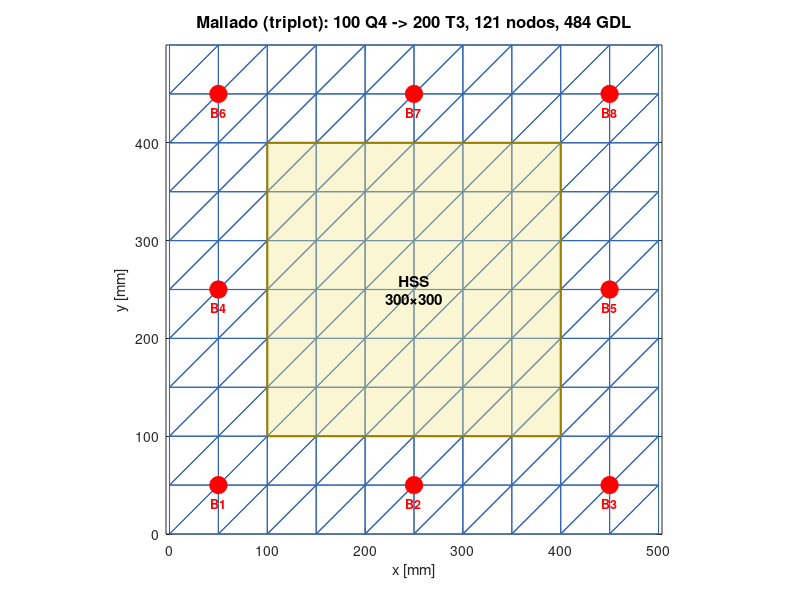
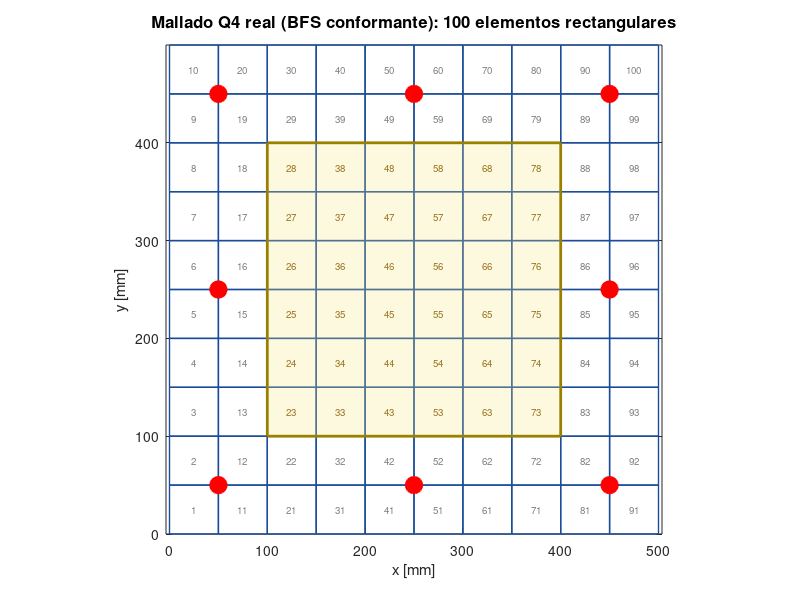
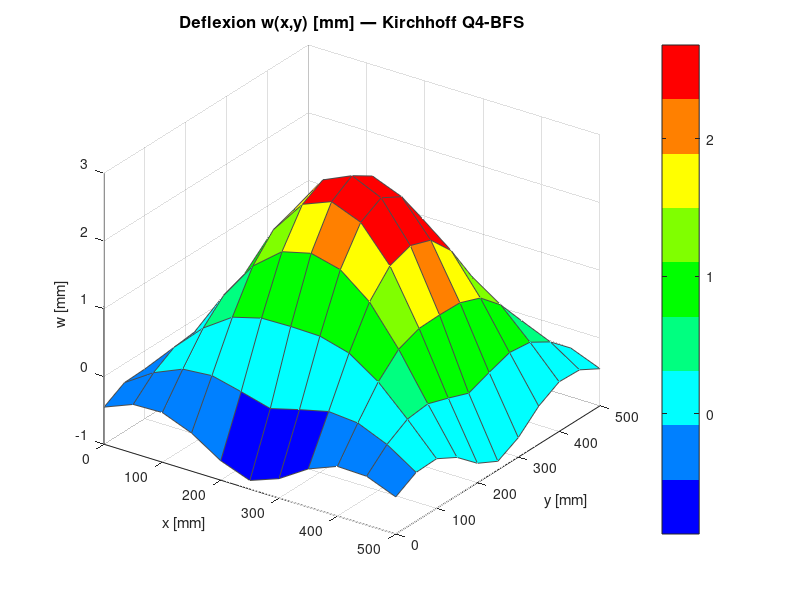
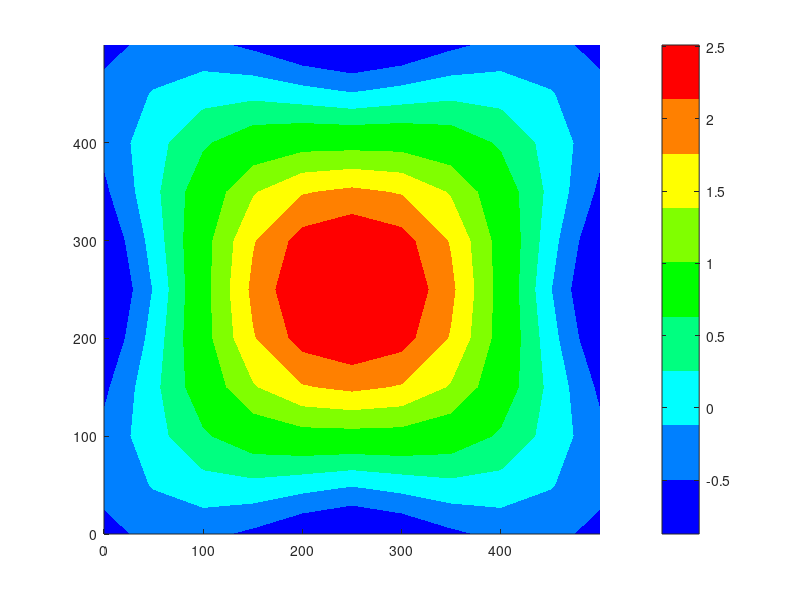

These charts were generated, in order, by the following MATLAB code: (Note: this script raises an error after producing the figures.)
% =========================================================================
% Placa base CFT — FEM KIRCHHOFF PURO (sin PDE Toolbox, MATLAB R2017a)
% -------------------------------------------------------------------------
% Elemento  : Q4-BFS (4 nodos rectangulares, 16 GDL/elem)
% GDL/nodo  : w, theta_x = dw/dx, theta_y = dw/dy, psi = d2w/(dx dy)
% Shape fns : Hermitianas cubicas (producto tensorial)
% Cuadratura: Gauss-Legendre 4x4
% BC        : apoyos puntuales en los 8 pernos perimetrales (w = 0 con penalty)
% Carga     : presion uniforme q_HSS = P/A_HSS sobre la huella del HSS
% =========================================================================
close all; clc;
mkdir('demo_fem_figs');

t_total = tic;

%% ---------- Datos ----------
a    = 0.5;       % lado placa X [m]
b    = 0.5;       % lado placa Y [m]
t_pl = 0.030;     % espesor [m]
E    = 200e6;     % E acero [kN/m^2]  (200 GPa)
nu   = 0.3;

P_axial = 1500;       % [kN] carga axial CFT
b_col   = 0.30;       % HSS lado [m]
A_HSS   = b_col*b_col;
q_HSS   = P_axial / A_HSS;   % [kN/m^2]
fprintf('Carga distribuida bajo HSS: q = %.0f kN/m2\n', q_HSS);

edge = 0.05;          % distancia perno -> borde

%% ---------- Mesh ----------
n_a = 10;             % elementos en X (a_1 = 50 mm)
n_b = 10;             % elementos en Y
n_e = n_a*n_b;
n_j = (n_a+1)*(n_b+1);
a_1 = a/n_a;
b_1 = b/n_b;
n_dof = 4;
n_k   = n_dof*4;      % 16

% Nodos (column-major: y inner, x outer) — igual que Rectangular_Slab_FEA.m
x_j = zeros(n_j, 1);
y_j = zeros(n_j, 1);
x = 0; y = 0;
for j = 1:n_j
    x_j(j) = x;
    y_j(j) = y;
    y = y + b_1;
    if y > b + 1e-9
        y = 0;
        x = x + a_1;
    end
end

% Conectividad Q4 (CCW desde nodo inferior-izq)
e_j = zeros(n_e, 4);
for ia = 1:n_a
    for ib = 1:n_b
        e = ib + n_b*(ia-1);
        j_corner = e + ia - 1;
        e_j(e, 1) = j_corner;
        e_j(e, 2) = j_corner + n_b + 1;
        e_j(e, 3) = j_corner + n_b + 2;
        e_j(e, 4) = j_corner + 1;
    end
end

%% ---------- Pernos perimetrales (8) ----------
xp = [edge, a/2, a-edge, edge, a-edge, edge, a/2, a-edge];
yp = [edge, edge, edge, b/2, b/2, b-edge, b-edge, b-edge];
nPernos = numel(xp);

% Nodo mas cercano para cada perno (snap a la malla)
nodo_perno = zeros(nPernos, 1);
for k = 1:nPernos
    d2 = (x_j - xp(k)).^2 + (y_j - yp(k)).^2;
    [~, idx] = min(d2);
    nodo_perno(k) = idx;
end
fprintf('Pernos -> nodos: %s\n', mat2str(nodo_perno'));

%% ---------- Matriz constitutiva D (Kirchhoff bending) ----------
D = E*t_pl^3/(12*(1-nu^2)) * [1, nu, 0; nu, 1, 0; 0, 0, (1-nu)/2];

%% ---------- Gauss-Legendre 4x4 en [0,1] ----------
gp = [0.0694318442029737, 0.3300094782075719, 0.6699905217924281, 0.9305681557970263];
gw = [0.1739274225687269, 0.3260725774312731, 0.3260725774312731, 0.1739274225687269];

%% ---------- K_e (16x16) ----------
K_e = zeros(n_k, n_k);
for ig = 1:4
    for jg = 1:4
        xi = gp(ig); eta = gp(jg); wgt = gw(ig)*gw(jg);
        % --- Hermite en xi (longitud a_1) ---
        P1a = 1 - xi^2*(3-2*xi);   P2a = xi*a_1*(1-xi*(2-xi));
        P3a = xi^2*(3-2*xi);       P4a = xi^2*a_1*(xi-1);
        Pdd1a = -(6/a_1^2)*(1-2*xi);  Pdd2a = -(2/a_1)*(2-3*xi);
        Pdd3a =  (6/a_1^2)*(1-2*xi);  Pdd4a = -(2/a_1)*(1-3*xi);
        Pd1a = -6*(xi/a_1)*(1-xi);    Pd2a = 1 - xi*(4-3*xi);
        Pd3a =  6*(xi/a_1)*(1-xi);    Pd4a = -xi*(2-3*xi);
        % --- Hermite en eta (longitud b_1) ---
        P1b = 1 - eta^2*(3-2*eta);  P2b = eta*b_1*(1-eta*(2-eta));
        P3b = eta^2*(3-2*eta);      P4b = eta^2*b_1*(eta-1);
        Pdd1b = -(6/b_1^2)*(1-2*eta); Pdd2b = -(2/b_1)*(2-3*eta);
        Pdd3b =  (6/b_1^2)*(1-2*eta); Pdd4b = -(2/b_1)*(1-3*eta);
        Pd1b = -6*(eta/b_1)*(1-eta);  Pd2b = 1 - eta*(4-3*eta);
        Pd3b =  6*(eta/b_1)*(1-eta);  Pd4b = -eta*(2-3*eta);

        % B (3 x 16): [kappa_x; kappa_y; 2*kappa_xy]
        B1 = [Pdd1a*P1b, Pdd2a*P1b, Pdd1a*P2b, Pdd2a*P2b, ...
              Pdd3a*P1b, Pdd4a*P1b, Pdd3a*P2b, Pdd4a*P2b, ...
              Pdd3a*P3b, Pdd4a*P3b, Pdd3a*P4b, Pdd4a*P4b, ...
              Pdd1a*P3b, Pdd2a*P3b, Pdd1a*P4b, Pdd2a*P4b];
        B2 = [P1a*Pdd1b, P2a*Pdd1b, P1a*Pdd2b, P2a*Pdd2b, ...
              P3a*Pdd1b, P4a*Pdd1b, P3a*Pdd2b, P4a*Pdd2b, ...
              P3a*Pdd3b, P4a*Pdd3b, P3a*Pdd4b, P4a*Pdd4b, ...
              P1a*Pdd3b, P2a*Pdd3b, P1a*Pdd4b, P2a*Pdd4b];
        B3 = 2*[Pd1a*Pd1b, Pd2a*Pd1b, Pd1a*Pd2b, Pd2a*Pd2b, ...
                Pd3a*Pd1b, Pd4a*Pd1b, Pd3a*Pd2b, Pd4a*Pd2b, ...
                Pd3a*Pd3b, Pd4a*Pd3b, Pd3a*Pd4b, Pd4a*Pd4b, ...
                Pd1a*Pd3b, Pd2a*Pd3b, Pd1a*Pd4b, Pd2a*Pd4b];
        B = [B1; B2; B3];
        K_e = K_e + (B')*D*B * a_1*b_1*wgt;
    end
end

%% ---------- Vector elemental F_e (uniforme dentro del elem.) ----------
% Lo recalculamos solo para elementos cuyo centro cae bajo el HSS.
F_e_unit = zeros(n_k, 1);
for ig = 1:4
    for jg = 1:4
        xi = gp(ig); eta = gp(jg); wgt = gw(ig)*gw(jg);
        P1a = 1 - xi^2*(3-2*xi);   P2a = xi*a_1*(1-xi*(2-xi));
        P3a = xi^2*(3-2*xi);       P4a = xi^2*a_1*(xi-1);
        P1b = 1 - eta^2*(3-2*eta); P2b = eta*b_1*(1-eta*(2-eta));
        P3b = eta^2*(3-2*eta);     P4b = eta^2*b_1*(eta-1);
        N = [P1a*P1b, P2a*P1b, P1a*P2b, P2a*P2b, ...
             P3a*P1b, P4a*P1b, P3a*P2b, P4a*P2b, ...
             P3a*P3b, P4a*P3b, P3a*P4b, P4a*P4b, ...
             P1a*P3b, P2a*P3b, P1a*P4b, P2a*P4b];
        F_e_unit = F_e_unit + (N')*a_1*b_1*wgt;
    end
end

% Mascara: elementos bajo HSS (huella 300x300 centrada)
HSS_x0 = (a - b_col)/2;  HSS_y0 = (b - b_col)/2;
HSS_x1 = HSS_x0 + b_col; HSS_y1 = HSS_y0 + b_col;
elem_bajo_HSS = false(n_e, 1);
for e = 1:n_e
    xc_e = mean(x_j(e_j(e,:)));
    yc_e = mean(y_j(e_j(e,:)));
    elem_bajo_HSS(e) = (xc_e > HSS_x0) && (xc_e < HSS_x1) && ...
                       (yc_e > HSS_y0) && (yc_e < HSS_y1);
end
fprintf('Elementos bajo huella HSS: %d / %d\n', sum(elem_bajo_HSS), n_e);

%% ---------- Ensamblaje global ----------
n_g = n_dof*n_j;
K = zeros(n_g, n_g);
F = zeros(n_g, 1);
for e = 1:n_e
    q_e = q_HSS * double(elem_bajo_HSS(e));   % presion solo bajo HSS
    F_e = q_e * F_e_unit;
    gdl_e = zeros(n_k, 1);
    for i = 1:4
        gi = e_j(e, i);
        for ii = 1:n_dof
            gdl_e(n_dof*(i-1)+ii) = n_dof*(gi-1) + ii;
        end
    end
    K(gdl_e, gdl_e) = K(gdl_e, gdl_e) + K_e;
    F(gdl_e)        = F(gdl_e) + F_e;
end

%% ---------- BC: apoyos puntuales en pernos (w = 0) ----------
k_pen = 1e20;
for k = 1:nPernos
    g = n_dof*(nodo_perno(k)-1) + 1;   % DOF w del nodo del perno
    K(g, g) = K(g, g) + k_pen;
end

%% ---------- Solve ----------
fprintf('Resolviendo K (%dx%d) ...\n', n_g, n_g);
Z = K \ F;
fprintf('Listo. Tiempo total hasta aqui: %.2f s\n', toc(t_total));

% Deflexion en cada nodo
w_nodo = Z(1:n_dof:end);   % vector de w en cada nodo (mm cuando *1000)
W_mat = zeros(n_b+1, n_a+1);
X_grid = zeros(n_b+1, n_a+1);
Y_grid = zeros(n_b+1, n_a+1);
for i = 1:n_a+1
    for j = 1:n_b+1
        node = (i-1)*(n_b+1) + j;
        X_grid(j, i) = x_j(node);
        Y_grid(j, i) = y_j(node);
        W_mat(j, i)  = w_nodo(node) * 1000;   % mm
    end
end

fprintf('w_max (centro placa) = %.4f mm\n', W_mat(round((n_b+1)/2), round((n_a+1)/2)));
fprintf('w_min (mas negativa) = %.4f mm\n', min(min(W_mat)));
fprintf('w_max (mas positiva) = %.4f mm\n', max(max(W_mat)));

%% =========================================================================
%  VISUALIZACION DEL MALLADO (3 formas distintas)
%% =========================================================================
% Colormap SAP2000 (azul -> verde -> amarillo -> rojo)
sap2000_cmap = [0,0,1; 0,0.5,1; 0,1,1; 0,1,0.5; 0,1,0; ...
                0.5,1,0; 1,1,0; 1,0.5,0; 1,0,0];

%% --- FIG 1: triplot (Q4 splitado en 2 T3) ---
T = zeros(2*n_e, 3);
for e = 1:n_e
    T(2*e-1, :) = [e_j(e,1), e_j(e,2), e_j(e,3)];
    T(2*e,   :) = [e_j(e,1), e_j(e,3), e_j(e,4)];
end
figure('Position',[80 80 800 750]); hold on;
% triplot -> patch sin relleno (solo aristas de la malla T3)
patch('Faces', T, 'Vertices', [x_j(:)*1000, y_j(:)*1000], ...
      'FaceColor','none', 'EdgeColor',[.2 .4 .7], 'LineWidth',0.8);
% Marcar pernos
for k = 1:nPernos
    plot(xp(k)*1000, yp(k)*1000, 'ro', 'MarkerSize',12, ...
         'MarkerFaceColor','r', 'LineWidth',1.2);
    text(xp(k)*1000, yp(k)*1000-18, sprintf('B%d', k), ...
         'HorizontalAlignment','center', 'FontSize',9, ...
         'FontWeight','bold', 'Color','r');
end
% Sombra HSS
patch([HSS_x0 HSS_x1 HSS_x1 HSS_x0]*1000, ...
      [HSS_y0 HSS_y0 HSS_y1 HSS_y1]*1000, ...
      [.95 .9 .5], 'FaceAlpha',0.35, 'EdgeColor',[.6 .5 0], 'LineWidth',1.5);
text(a/2*1000, b/2*1000, sprintf('HSS\n%d\\times%d', b_col*1000, b_col*1000), ...
     'HorizontalAlignment','center', 'FontSize',11, 'FontWeight','bold');
title(sprintf('Mallado (triplot): %d Q4 -> %d T3, %d nodos, %d GDL', ...
              n_e, size(T,1), n_j, n_g), 'FontSize',12);
xlabel('x [mm]'); ylabel('y [mm]'); axis equal tight; grid on; box on;
saveas(gcf, 'demo_fem_figs/01_mesh_triplot.png');

%% --- FIG 2: Q4 reales con patch (los cuadrilateros) ---
figure('Position',[80 80 800 750]); hold on;
for e = 1:n_e
    nd = e_j(e, :);
    patch(x_j(nd)*1000, y_j(nd)*1000, 'w', ...
          'FaceColor','none', 'EdgeColor',[.1 .3 .6], 'LineWidth',1.0);
end
% Centro de cada elemento + numeracion (solo si malla pequeña)
if n_e <= 200
    for e = 1:n_e
        xc_e = mean(x_j(e_j(e,:)))*1000;
        yc_e = mean(y_j(e_j(e,:)))*1000;
        if elem_bajo_HSS(e)
            text(xc_e, yc_e, sprintf('%d', e), 'HorizontalAlignment','center', ...
                 'FontSize',7, 'Color',[.5 .3 0]);
        else
            text(xc_e, yc_e, sprintf('%d', e), 'HorizontalAlignment','center', ...
                 'FontSize',7, 'Color',[.5 .5 .5]);
        end
    end
end
% Huella HSS y pernos
patch([HSS_x0 HSS_x1 HSS_x1 HSS_x0]*1000, ...
      [HSS_y0 HSS_y0 HSS_y1 HSS_y1]*1000, ...
      [.95 .9 .5], 'FaceAlpha',0.25, 'EdgeColor',[.6 .5 0], 'LineWidth',2);
for k = 1:nPernos
    plot(xp(k)*1000, yp(k)*1000, 'ro', 'MarkerSize',12, ...
         'MarkerFaceColor','r', 'LineWidth',1.2);
end
title(sprintf('Mallado Q4 real (BFS conformante): %d elementos rectangulares', n_e), ...
      'FontSize',12);
xlabel('x [mm]'); ylabel('y [mm]'); axis equal tight; grid on; box on;
saveas(gcf, 'demo_fem_figs/02_mesh_Q4.png');

%% --- FIG 3: Surf 3D de la deflexion ---
figure('Position',[80 80 950 700]);
colormap(sap2000_cmap);
surf(X_grid*1000, Y_grid*1000, W_mat, 'EdgeColor',[.3 .3 .3], 'LineWidth',0.4);
title('Deflexion w(x,y) [mm] — Kirchhoff Q4-BFS', 'FontSize',12);
xlabel('x [mm]'); ylabel('y [mm]'); zlabel('w [mm]');
colorbar; view(35, 30); grid on;
saveas(gcf, 'demo_fem_figs/03_deflexion_surf.png');

%% --- FIG 4: Contour de la deflexion ---
figure('Position',[80 80 850 700]); hold on;
colormap(sap2000_cmap);
contourf(X_grid*1000, Y_grid*1000, W_mat, 20, 'LineColor','none');
cb = colorbar; cb.Label.String = 'w [mm]';
% Pernos
for k = 1:nPernos
    plot(xp(k)*1000, yp(k)*1000, 'ko', 'MarkerSize',10, ...
         'MarkerFaceColor','k');
end
% Huella HSS
plot([HSS_x0 HSS_x1 HSS_x1 HSS_x0 HSS_x0]*1000, ...
     [HSS_y0 HSS_y0 HSS_y1 HSS_y1 HSS_y0]*1000, ...
     'k--', 'LineWidth',1.5);
title('Contour deflexion w [mm]', 'FontSize',12);
xlabel('x [mm]'); ylabel('y [mm]'); axis equal tight; grid on; box on;
saveas(gcf, 'demo_fem_figs/04_deflexion_contour.png');

%% --- Momentos en nodos (promediados desde centros de elemento) ---
M_x_n = zeros(n_j, 1);
M_y_n = zeros(n_j, 1);
M_xy_n = zeros(n_j, 1);
cnt = zeros(n_j, 1);
for e = 1:n_e
    Z_e = zeros(16, 1);
    for i = 1:4
        gi = e_j(e, i);
        for ii = 1:4
            Z_e(4*(i-1)+ii) = Z(4*(gi-1)+ii);
        end
    end
    xi = 0.5; eta = 0.5;
    P1a = 1 - xi^2*(3-2*xi);  P2a = xi*a_1*(1-xi*(2-xi));
    P3a = xi^2*(3-2*xi);      P4a = xi^2*a_1*(xi-1);
    Pdd1a = -(6/a_1^2)*(1-2*xi); Pdd2a = -(2/a_1)*(2-3*xi);
    Pdd3a =  (6/a_1^2)*(1-2*xi); Pdd4a = -(2/a_1)*(1-3*xi);
    Pd1a = -6*(xi/a_1)*(1-xi);   Pd2a = 1 - xi*(4-3*xi);
    Pd3a =  6*(xi/a_1)*(1-xi);   Pd4a = -xi*(2-3*xi);
    P1b = 1 - eta^2*(3-2*eta); P2b = eta*b_1*(1-eta*(2-eta));
    P3b = eta^2*(3-2*eta);     P4b = eta^2*b_1*(eta-1);
    Pdd1b = -(6/b_1^2)*(1-2*eta); Pdd2b = -(2/b_1)*(2-3*eta);
    Pdd3b =  (6/b_1^2)*(1-2*eta); Pdd4b = -(2/b_1)*(1-3*eta);
    Pd1b = -6*(eta/b_1)*(1-eta); Pd2b = 1 - eta*(4-3*eta);
    Pd3b =  6*(eta/b_1)*(1-eta); Pd4b = -eta*(2-3*eta);
    B1 = [Pdd1a*P1b, Pdd2a*P1b, Pdd1a*P2b, Pdd2a*P2b, Pdd3a*P1b, Pdd4a*P1b, Pdd3a*P2b, Pdd4a*P2b, Pdd3a*P3b, Pdd4a*P3b, Pdd3a*P4b, Pdd4a*P4b, Pdd1a*P3b, Pdd2a*P3b, Pdd1a*P4b, Pdd2a*P4b];
    B2 = [P1a*Pdd1b, P2a*Pdd1b, P1a*Pdd2b, P2a*Pdd2b, P3a*Pdd1b, P4a*Pdd1b, P3a*Pdd2b, P4a*Pdd2b, P3a*Pdd3b, P4a*Pdd3b, P3a*Pdd4b, P4a*Pdd4b, P1a*Pdd3b, P2a*Pdd3b, P1a*Pdd4b, P2a*Pdd4b];
    B3 = 2*[Pd1a*Pd1b, Pd2a*Pd1b, Pd1a*Pd2b, Pd2a*Pd2b, Pd3a*Pd1b, Pd4a*Pd1b, Pd3a*Pd2b, Pd4a*Pd2b, Pd3a*Pd3b, Pd4a*Pd3b, Pd3a*Pd4b, Pd4a*Pd4b, Pd1a*Pd3b, Pd2a*Pd3b, Pd1a*Pd4b, Pd2a*Pd4b];
    B_c = [B1; B2; B3];
    M_e = -D*B_c*Z_e;
    for i = 1:4
        gi = e_j(e, i);
        M_x_n(gi)  = M_x_n(gi)  + M_e(1);
        M_y_n(gi)  = M_y_n(gi)  + M_e(2);
        M_xy_n(gi) = M_xy_n(gi) + M_e(3);
        cnt(gi) = cnt(gi) + 1;
    end
end
for j = 1:n_j
    if cnt(j) > 0
        M_x_n(j)  = M_x_n(j)  / cnt(j);
        M_y_n(j)  = M_y_n(j)  / cnt(j);
        M_xy_n(j) = M_xy_n(j) / cnt(j);
    end
end
Mx_mat  = zeros(n_b+1, n_a+1);
My_mat  = zeros(n_b+1, n_a+1);
Mxy_mat = zeros(n_b+1, n_a+1);
for i = 1:n_a+1
    for j = 1:n_b+1
        node = (i-1)*(n_b+1) + j;
        Mx_mat(j,i)  = M_x_n(node);
        My_mat(j,i)  = M_y_n(node);
        Mxy_mat(j,i) = M_xy_n(node);
    end
end

%% --- FIG 5: Mx contour ---
figure('Position',[80 80 850 700]); hold on;
colormap(sap2000_cmap);
contourf(X_grid*1000, Y_grid*1000, Mx_mat, 20, 'LineColor','none');
cb = colorbar; cb.Label.String = 'M_x [kN m/m]';
for k = 1:nPernos, plot(xp(k)*1000, yp(k)*1000, 'ko', 'MarkerSize',8, 'MarkerFaceColor','k'); end
plot([HSS_x0 HSS_x1 HSS_x1 HSS_x0 HSS_x0]*1000, ...
     [HSS_y0 HSS_y0 HSS_y1 HSS_y1 HSS_y0]*1000, 'k--', 'LineWidth',1.5);
title('Momento flector M_x  [kN m/m]', 'FontSize',12);
xlabel('x [mm]'); ylabel('y [mm]'); axis equal tight; grid on; box on;
saveas(gcf, 'demo_fem_figs/05_Mx.png');

%% --- FIG 6: My contour ---
figure('Position',[80 80 850 700]); hold on;
colormap(sap2000_cmap);
contourf(X_grid*1000, Y_grid*1000, My_mat, 20, 'LineColor','none');
cb = colorbar; cb.Label.String = 'M_y [kN m/m]';
for k = 1:nPernos, plot(xp(k)*1000, yp(k)*1000, 'ko', 'MarkerSize',8, 'MarkerFaceColor','k'); end
plot([HSS_x0 HSS_x1 HSS_x1 HSS_x0 HSS_x0]*1000, ...
     [HSS_y0 HSS_y0 HSS_y1 HSS_y1 HSS_y0]*1000, 'k--', 'LineWidth',1.5);
title('Momento flector M_y  [kN m/m]', 'FontSize',12);
xlabel('x [mm]'); ylabel('y [mm]'); axis equal tight; grid on; box on;
saveas(gcf, 'demo_fem_figs/06_My.png');

%% --- FIG 7: Mxy contour ---
figure('Position',[80 80 850 700]); hold on;
colormap(sap2000_cmap);
contourf(X_grid*1000, Y_grid*1000, Mxy_mat, 20, 'LineColor','none');
cb = colorbar; cb.Label.String = 'M_{xy} [kN m/m]';
for k = 1:nPernos, plot(xp(k)*1000, yp(k)*1000, 'ko', 'MarkerSize',8, 'MarkerFaceColor','k'); end
plot([HSS_x0 HSS_x1 HSS_x1 HSS_x0 HSS_x0]*1000, ...
     [HSS_y0 HSS_y0 HSS_y1 HSS_y1 HSS_y0]*1000, 'k--', 'LineWidth',1.5);
title('Momento torsor M_{xy}  [kN m/m]', 'FontSize',12);
xlabel('x [mm]'); ylabel('y [mm]'); axis equal tight; grid on; box on;
saveas(gcf, 'demo_fem_figs/07_Mxy.png');

%% ---------- Reporte ----------
fprintf('\n========================================================\n');
fprintf('  RESULTADOS FEM KIRCHHOFF Q4-BFS\n');
fprintf('========================================================\n');
fprintf('  Placa            : %.0f x %.0f x %.1f mm\n', a*1000, b*1000, t_pl*1000);
fprintf('  Material         : E = %.0f GPa, nu = %.2f\n', E/1e6, nu);
fprintf('  Malla            : %d x %d elementos (%d nodos, %d GDL)\n', n_a, n_b, n_j, n_g);
fprintf('  Carga total      : %.0f kN sobre %.0f x %.0f mm\n', P_axial, b_col*1000, b_col*1000);
fprintf('  Pernos           : %d apoyos puntuales (w = 0)\n', nPernos);
fprintf('  -------------------------------------------\n');
fprintf('  w_min (placa)    : %+.4f mm\n', min(min(W_mat)));
fprintf('  w_max (placa)    : %+.4f mm\n', max(max(W_mat)));
fprintf('  |Mx|_max         : %.3f kN m/m\n', max(max(abs(Mx_mat))));
fprintf('  |My|_max         : %.3f kN m/m\n', max(max(abs(My_mat))));
fprintf('  |Mxy|_max        : %.3f kN m/m\n', max(max(abs(Mxy_mat))));
fprintf('  -------------------------------------------\n');
fprintf('  Tiempo total     : %.2f s\n', toc(t_total));
fprintf('========================================================\n\n');

disp('Done.');
